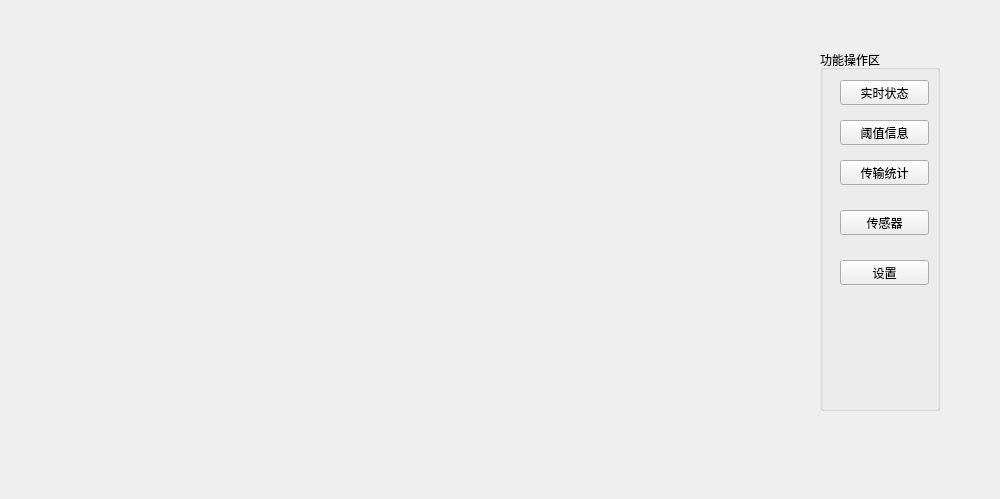
<?xml version="1.0" encoding="UTF-8"?>
<ui version="4.0">
 <class>IN_MainWid</class>
 <widget class="QWidget" name="IN_MainWid">
  <property name="geometry">
   <rect>
    <x>0</x>
    <y>0</y>
    <width>1000</width>
    <height>499</height>
   </rect>
  </property>
  <property name="windowTitle">
   <string>Form</string>
  </property>
  <widget class="QStackedWidget" name="stackedWid">
   <property name="geometry">
    <rect>
     <x>10</x>
     <y>20</y>
     <width>751</width>
     <height>451</height>
    </rect>
   </property>
  </widget>
  <widget class="QGroupBox" name="groupBox">
   <property name="geometry">
    <rect>
     <x>820</x>
     <y>50</y>
     <width>120</width>
     <height>361</height>
    </rect>
   </property>
   <property name="title">
    <string>功能操作区</string>
   </property>
   <widget class="QPushButton" name="setBtn">
    <property name="geometry">
     <rect>
      <x>20</x>
      <y>210</y>
      <width>89</width>
      <height>25</height>
     </rect>
    </property>
    <property name="text">
     <string>设置</string>
    </property>
   </widget>
   <widget class="QPushButton" name="thresholdBtn">
    <property name="geometry">
     <rect>
      <x>20</x>
      <y>70</y>
      <width>89</width>
      <height>25</height>
     </rect>
    </property>
    <property name="text">
     <string>阈值信息</string>
    </property>
   </widget>
   <widget class="QPushButton" name="transBtn">
    <property name="geometry">
     <rect>
      <x>20</x>
      <y>110</y>
      <width>89</width>
      <height>25</height>
     </rect>
    </property>
    <property name="text">
     <string>传输统计</string>
    </property>
   </widget>
   <widget class="QPushButton" name="envBtn">
    <property name="geometry">
     <rect>
      <x>20</x>
      <y>160</y>
      <width>89</width>
      <height>25</height>
     </rect>
    </property>
    <property name="text">
     <string>传感器</string>
    </property>
   </widget>
   <widget class="QPushButton" name="realBtn">
    <property name="geometry">
     <rect>
      <x>20</x>
      <y>30</y>
      <width>89</width>
      <height>25</height>
     </rect>
    </property>
    <property name="text">
     <string>实时状态</string>
    </property>
   </widget>
  </widget>
 </widget>
 <resources/>
 <connections/>
</ui>
